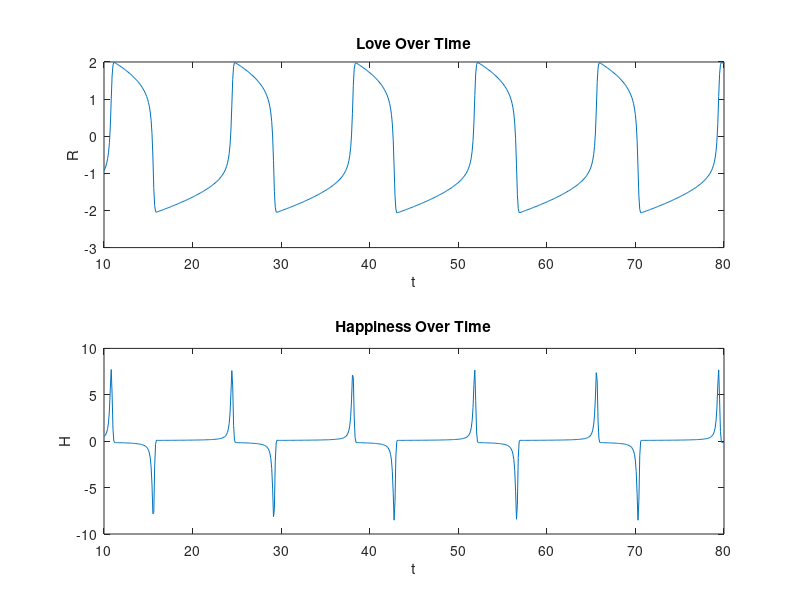
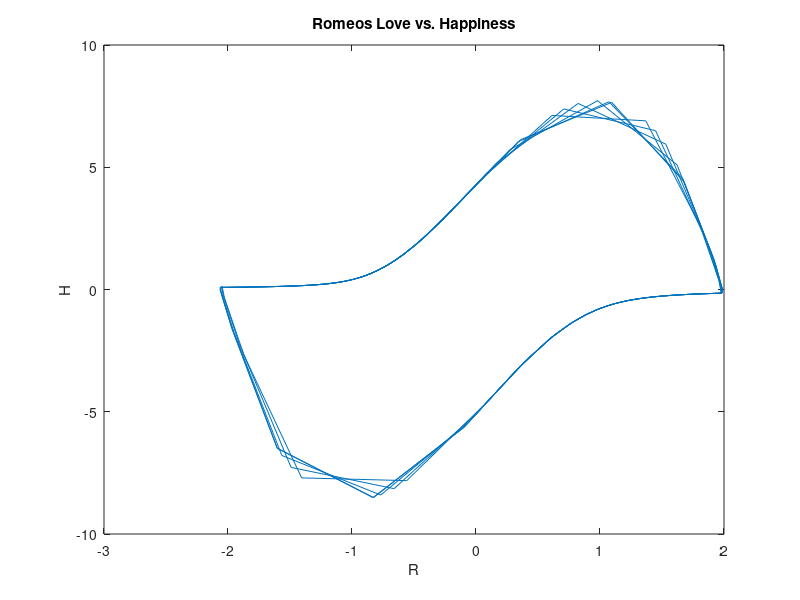

MATLAB code for these plots, in order:
%Tyler Matthews
%System Simulation Final
%P4

clear all; clc; close all;
% R''' + alpha * R'' + beta*(1 - R^2)R' + R = 0

alpha = 0.5;
beta = -5.6;
T=0.1;

t0plot=10;
startTime = 0;
stopTime = 80;

t = linspace(startTime, stopTime, stopTime/T);
N=length(t);

rk0=1+floor(t0plot/T);
N2=15;

x = zeros(3,N);
midrk1 = zeros(3,N);
midrk2 = zeros(3,N);

rk1 = zeros(3,N);
rk2 = zeros(3,N);
rk3 = zeros(3,N);

x(:,1)=[1 1 1]';

%% Simulation
for k=1:N-1    
    rk1(1,k)=x(2,k);
    rk1(2,k)=-(alpha*x(3,k) + beta*(1-(x(1,k))^2)*x(2,k) + x(1,k)); 
    midrk1(:,k)=x(:,k)+(T/2)*rk1(:,k);
    
    rk2(1,k)=midrk1(2,k);
    rk2(2,k)=-(alpha*midrk1(3,k)+ beta*(1-(midrk1(1,k))^2)*midrk1(2,k) + midrk1(1,k));   
    midrk2(:,k)=x(:,k)-T*rk1(:,k)+2*T*rk2(:,k);
    
    rk3(1,k)=midrk2(2,k);
    rk3(2,k)=-(alpha*midrk2(3,k) + beta*(1-(midrk2(1,k))^2)*midrk2(2,k) + midrk2(1,k));   
    x(:,k+1)=x(:,k)+(T/6)*(rk1(:,k)+4*rk2(:,k)+rk3(:,k));
end

%% Plot Love & Happiness vs Time
figure;
subplot(2,1,1)
plot(t(rk0:N),x(1,rk0:N))
xlabel('t')
ylabel('R')
title('Love Over Time')

subplot(2,1,2)
plot(t(rk0:N),x(2,rk0:N))
xlabel('t')
ylabel('H')
title('Happiness Over Time')

%% Plot Love vs Happiness
figure;
plot(x(1,rk0:N),x(2,rk0:N))
xlabel('R')
ylabel('H')
title('Romeos Love vs. Happiness')